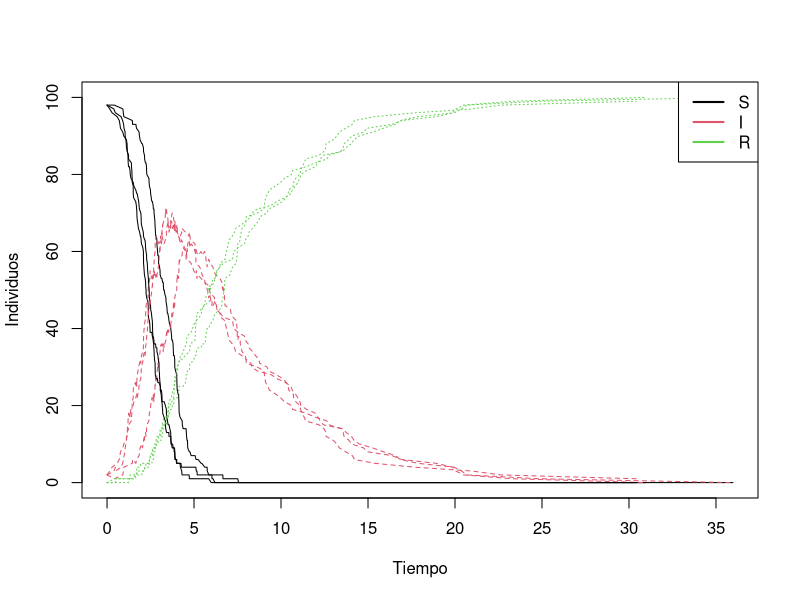
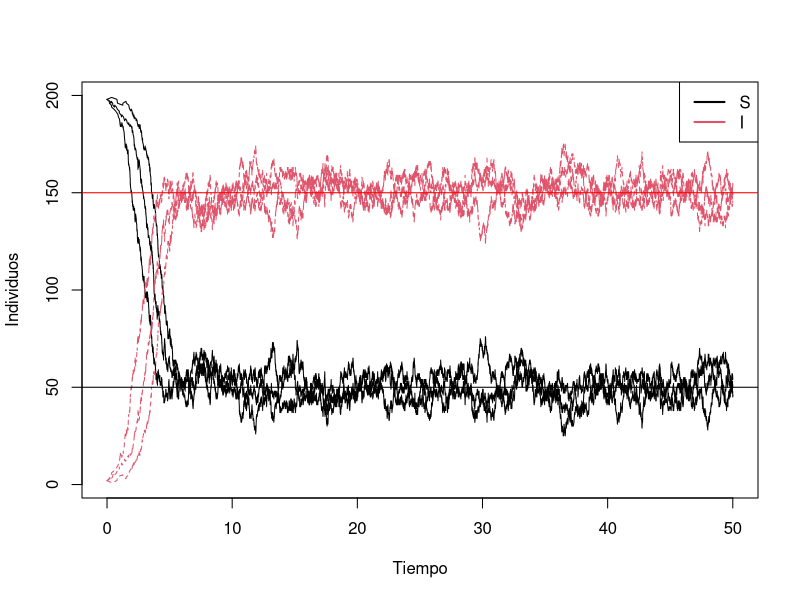
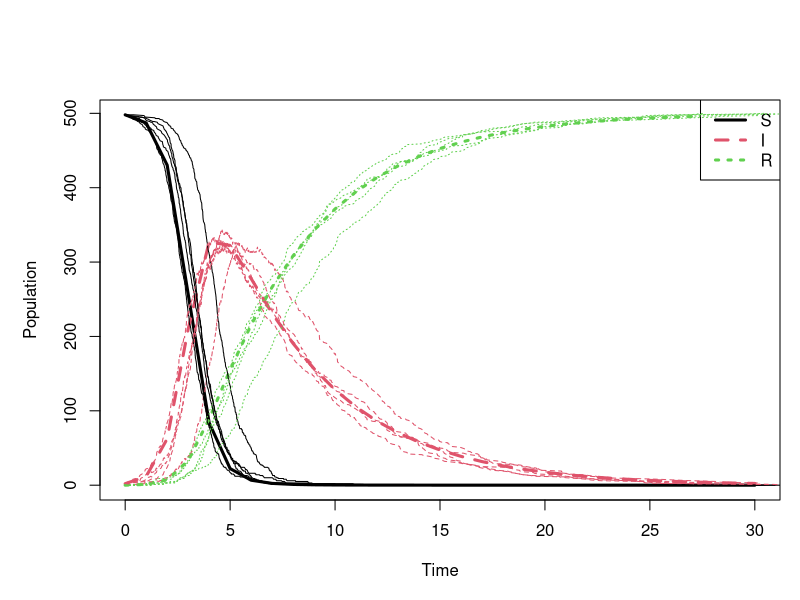
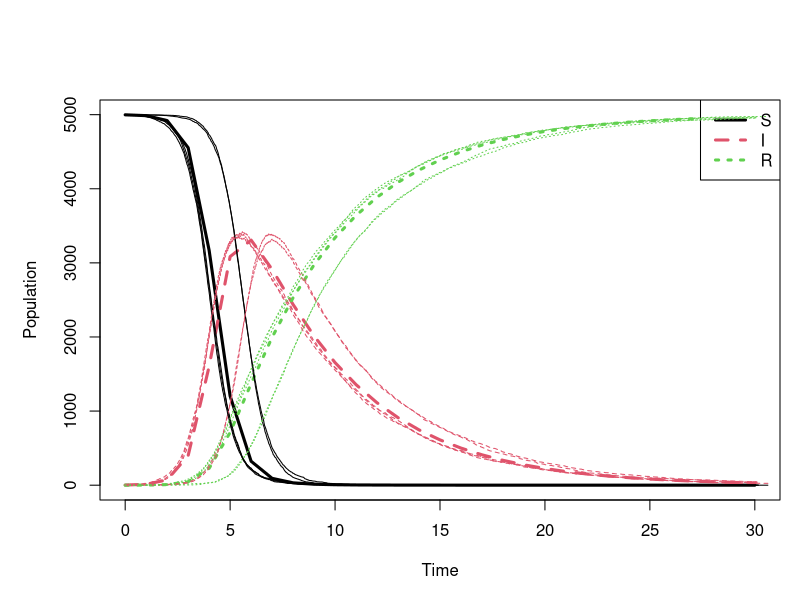
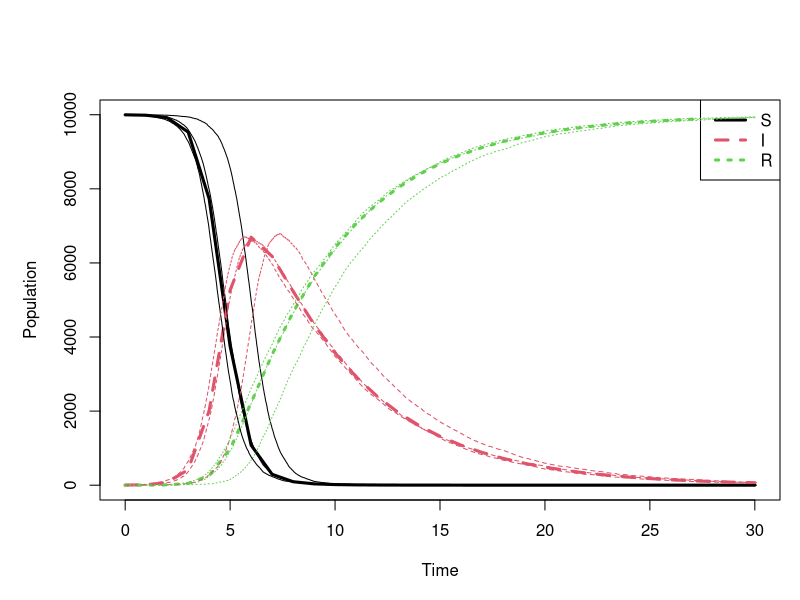

The R script that drew these images, in order:
# SIR -----------------------------------------------------

miGillespie<-function(tmax,beta,gama,x0,t0=0){
  v<-rbind(c(-1,1,0),c(0,-1,1))
  xm<-c(t=t0,x0)
  x<-x0
  t<-t0
  while(t<tmax){
    r1<-runif(1)
    r2<-runif(1)
    a<-c(beta*x['S']*x['I']/sum(x0),gama*x['I'])
    if(any(a>0)){
      tau<-log(1/r1)/sum(a)
      s<-min(which(cumsum(a)>=r2*sum(a)))
      t<-t+tau
      x<-x+v[s,]
      xm<-rbind(xm,c(t,x))    
    }else{
      t<-tmax+1
    }
  }
  return(xm)
}

## Ejemplo

beta<-2
gama<-0.2

N<-100
S0<-N-2
I0<-2
R0<-0
x0<-c(S=S0,I=I0,R=R0)

tmax<-30

set.seed(52); xm1<-miGillespie(tmax,beta,gama,x0)
set.seed(2); xm2<-miGillespie(tmax,beta,gama,x0)
set.seed(10); xm3<-miGillespie(tmax,beta,gama,x0)

matplot(xm1[,1],xm1[,-1],t="l",xlab="Tiempo",
        ylab="Individuos")
matplot(xm2[,1],xm2[,-1],t="l",add=TRUE)
matplot(xm3[,1],xm3[,-1],t="l",add=TRUE)
legend("topright", c("S","I","R"),col=1:3,lty=1,lwd=2)

# SIS --------------------------------------------------------

miGillespie_SIS<-function(tmax,beta,gama,x0,t0=0){
  v<-rbind(c(-1,1),c(1,-1))
  xm<-c(t=t0,x0)
  x<-x0
  t<-t0
  while(t<tmax){
    r1<-runif(1)
    r2<-runif(1)
    a<-c(beta*x['S']*x['I']/sum(x0),gama*x['I'])
    if(any(a>0)){
      tau<-log(1/r1)/sum(a)
      s<-min(which(cumsum(a)>=r2*sum(a)))
      t<-t+tau
      x<-x+v[s,]
      xm<-rbind(xm,c(t,x))    
    }else{
      t<-tmax+1
    }
  }
  return(xm)
}

## Ejemplo
beta<-2
gama<-0.5

N<-200
S0<-N-2
I0<-2
x0<-c(S=S0,I=I0)

tmax<-50

set.seed(52) 
xm1<-miGillespie_SIS(tmax,beta,gama,x0)
xm2<-miGillespie_SIS(tmax,beta,gama,x0)
xm3<-miGillespie_SIS(tmax,beta,gama,x0)

matplot(xm1[,1],xm1[,-1],t="l",xlab="Tiempo",
        ylab="Individuos")
matplot(xm2[,1],xm2[,-1],t="l",add=TRUE)
matplot(xm3[,1],xm3[,-1],t="l",add=TRUE)
legend("topright", c("S","I"),col=1:2,lty=1,lwd=2)


#punto de equilibrio del sistema determinista
#S/N=gama/beta
equil_s<-gama/beta*N
abline(h=equil_s)
equil_i<-N-equil_s
abline(h=equil_i,col="red")

pi1<-gama/(gama+beta*(equil_s/200))
pi2<-1-pi1
pi1
pi2

# Modelo Determinista y Estocástico --------------------------------------------------------

# Load deSolve library
library(deSolve)

#### Solver del modelo SIR determinista
SIR<-function(theta,t=tiempos){
  SIRmod <- function(t, x, theta) { 
    with(as.list(c(theta, x)), 
         { 
           dS <- -bet*S*I/(S+I+R) 
           dI <- bet*S*I/(S+I+R)-gam*I
           dR <- gam*I
           res <- c(dS, dI, dR) 
           list(res) }
    ) }
  ## Solver
  out <- lsoda(x0, t, SIRmod, theta)
  out[which(out[,3]<0),3]<-0
  return(out)
}

beta<-2
gama<-0.2
theta=c(bet=beta,gam=gama)

N<-500
S0<-N-2
I0<-2
R0<-0
x0<-c(S=S0,I=I0,R=R0)

tmax<-30
t<-seq(0,tmax,by=1)

res<-SIR(theta,t)

#Plot epidemic curves
par(mar=c(5,5,5,1))
matplot(res[,1],res[,-1],t="l",lwd=3,xlab="Time",ylab="Population")
legend("topright",c("S","I","R"),col=1:3,lty=1:3,lwd=3)

#simulaciones estocásticas

set.seed(52)
xm1<-miGillespie(tmax,beta,gama,x0)
xm2<-miGillespie(tmax,beta,gama,x0)
xm3<-miGillespie(tmax,beta,gama,x0)
xm4<-miGillespie(tmax,beta,gama,x0)
xm5<-miGillespie(tmax,beta,gama,x0)

matplot(xm1[,1],xm1[,-1],t="l",add=TRUE)
matplot(xm2[,1],xm2[,-1],t="l",add=TRUE)
matplot(xm3[,1],xm3[,-1],t="l",add=TRUE)
matplot(xm4[,1],xm4[,-1],t="l",add=TRUE)
matplot(xm5[,1],xm5[,-1],t="l",add=TRUE)


# Aumentamos el tamaño de la población----------------------------------

N<-5000
S0<-N-2
I0<-2
R0<-0
x0<-c(S=S0,I=I0,R=R0)

res<-SIR(theta,t)

#Plot epidemic curves
par(mar=c(5,5,5,1))
matplot(res[,1],res[,-1],t="l",lwd=3,xlab="Time",ylab="Population")
legend("topright",c("S","I","R"),col=1:3,lty=1:3,lwd=3)

#simulaciones estocásticas
set.seed(52)
xm1<-miGillespie(tmax,beta,gama,x0)
xm2<-miGillespie(tmax,beta,gama,x0)
xm3<-miGillespie(tmax,beta,gama,x0)
xm4<-miGillespie(tmax,beta,gama,x0)
xm5<-miGillespie(tmax,beta,gama,x0)

matplot(xm1[,1],xm1[,-1],t="l",add=TRUE)
matplot(xm2[,1],xm2[,-1],t="l",add=TRUE)
matplot(xm3[,1],xm3[,-1],t="l",add=TRUE)
matplot(xm4[,1],xm4[,-1],t="l",add=TRUE)
matplot(xm5[,1],xm5[,-1],t="l",add=TRUE)

# ------------------------------------------------------------------------

N<-10000
S0<-N-2
I0<-2
R0<-0
x0<-c(S=S0,I=I0,R=R0)

res<-SIR(theta,t)

#Plot epidemic curves
par(mar=c(5,5,5,1))
matplot(res[,1],res[,-1],t="l",lwd=3,xlab="Time",ylab="Population")
legend("topright",c("S","I","R"),col=1:3,lty=1:3,lwd=3)

#simulaciones estocásticas
set.seed(52)
xm1<-miGillespie(tmax,beta,gama,x0)
xm2<-miGillespie(tmax,beta,gama,x0)
xm3<-miGillespie(tmax,beta,gama,x0)

matplot(xm1[,1],xm1[,-1],t="l",add=TRUE)
matplot(xm2[,1],xm2[,-1],t="l",add=TRUE)
matplot(xm3[,1],xm3[,-1],t="l",add=TRUE)
